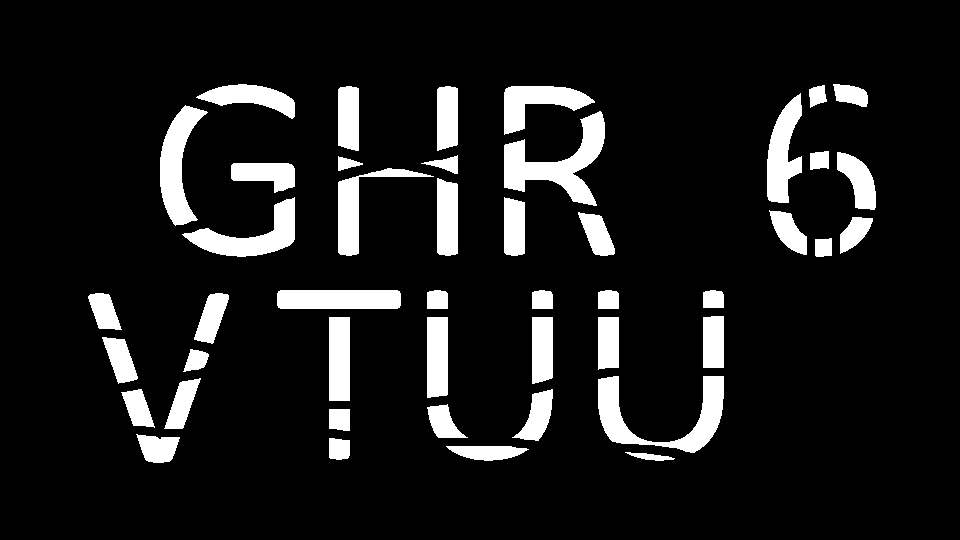

Recreate this plot in Python.
from PIL import Image

def get_pixels_coords(filename):
    pixel_coords = []

    with open(filename, "r", encoding="utf-8") as file:
        lines = file.readlines()
        
        for line in lines:
            line = line.strip()
            coordinates = line.split(" ")

            pixel_coords.append((int(coordinates[0]), int(coordinates[1])))
    
    return pixel_coords

def create_image(width, height, pixel_coords):
    img = Image.new('1', (width, height), color="black")
    pixels = img.load()

    for pixel_coord in pixel_coords:
        pixels[pixel_coord[0], height - pixel_coord[1]] = 1
    
    return img


if __name__ == "__main__":
    width = 960
    height = 540

    pixels_filename = "points.txt"
    image_filename = "lab_2.png"

    pixel_coords = get_pixels_coords(pixels_filename)
    img = create_image(width, height, pixel_coords)

    img.save(image_filename)
    print("Зображення створено!")
